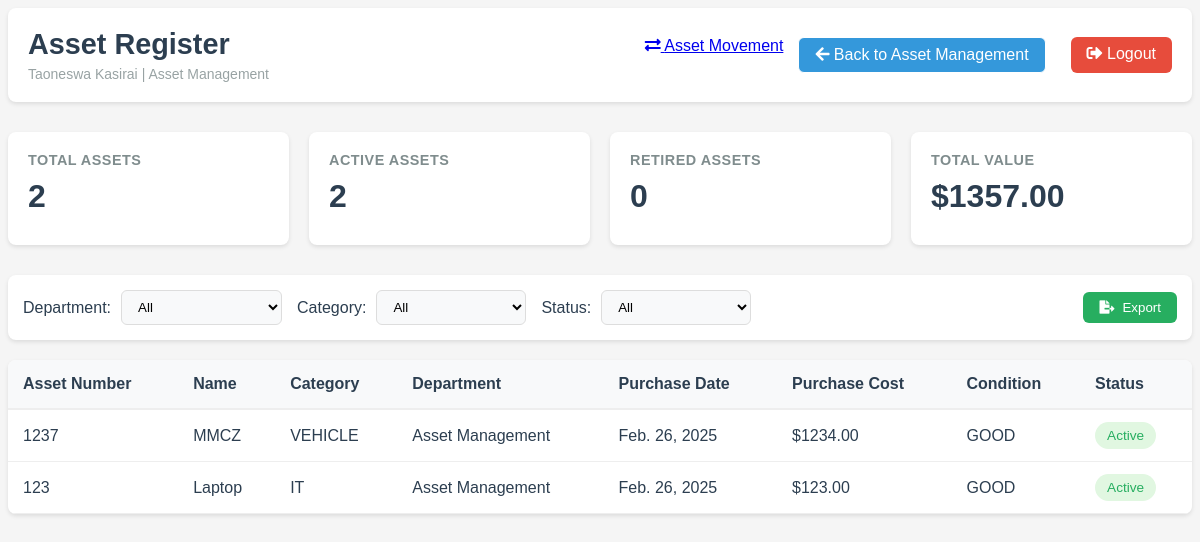
Page /asset-register/ (signed in) on the earlier database version.
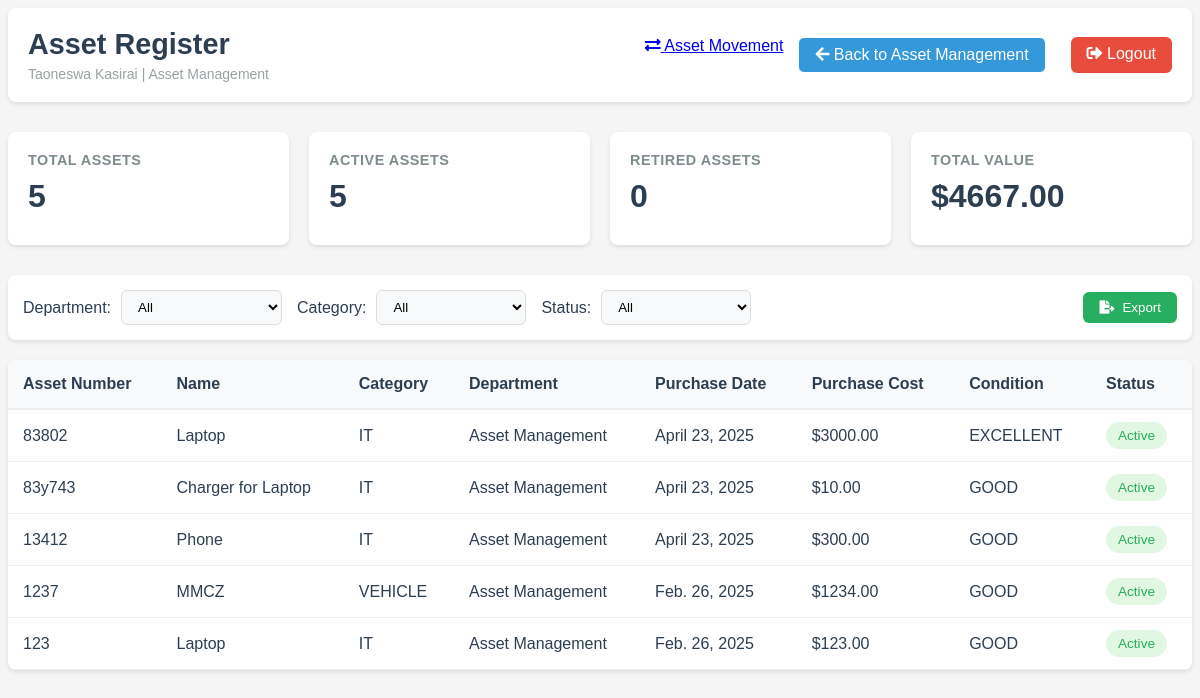
Same page on the later database version.
### myapp/models.py (models this page shows, shortened)
class Asset(models.Model):
    CONDITION_CHOICES = [
        ('NEW', 'New'),
        ('GOOD', 'Good'),
        ('FAIR', 'Fair'),
        ('POOR', 'Poor'),
        ('RETIRED', 'Retired'),
    ]
    asset_number = models.CharField(max_length=50, unique=True)
    serial_number = models.CharField(
        max_length=100, blank=True, null=True)  # Add this line
    name = models.CharField(max_length=100)
    category = models.CharField(max_length=50)
    description = models.TextField(blank=True)
    department = models.ForeignKey(
        Department, on_delete=models.SET_NULL, null=True)
    location = models.CharField(max_length=100)
    purchase_date = models.DateField()
    purchase_cost = models.DecimalField(max_digits=10, decimal_places=2)
    condition = models.CharField(max_length=10, choices=CONDITION_CHOICES)
    is_active = models.BooleanField(default=True)
    created_at = models.DateTimeField(auto_now_add=True)
    updated_at = models.DateTimeField(auto_now=True)
    is_deleted = models.BooleanField(default=False)
    deleted_at = models.DateTimeField(null=True, blank=True)
    deleted_by = models.ForeignKey(
        Employee, on_delete=models.SET_NULL, null=True, blank=True, related_name='deleted_assets')
    initiator = models.ForeignKey(
        Employee, on_delete=models.SET_NULL, null=True, related_name='initiated_assets')

class Department(models.Model):
    code = models.CharField(max_length=10, unique=True)
    name = models.CharField(max_length=100)
    description = models.TextField(blank=True)
    is_active = models.BooleanField(default=True)
    created_at = models.DateTimeField(auto_now_add=True)
    def __str__(self):
        return self.name
    class Meta:
        ordering = ['name']

### myapp/views.py (the view)
# urls.py: path('asset-register/', views.asset_register, name='asset_register'),
def asset_register(request):
    if 'employee_id' not in request.session:
        return redirect('login')
    employee = Employee.objects.get(id=request.session['employee_id'])
    assets = Asset.objects.select_related('department', 'initiator').filter(
        is_deleted=False
    ).order_by('-created_at')
    stats = {
        'total_assets': assets.count(),
        'active_assets': assets.filter(is_active=True).count(),
        'retired_assets': assets.filter(condition='RETIRED').count(),
        'total_value': sum(asset.purchase_cost for asset in assets),
    }
    return render(request, 'myapp/asset_register.html', {
        'employee': employee,
        'assets': assets,
        'stats': stats,
        'departments': Department.objects.filter(is_active=True),
    })

### myapp/templates/myapp/asset_register.html (shortened to what this page needs)
<!DOCTYPE html>
<html>
<head>
    {% load static %}
    <link rel="stylesheet" type="text/css" href="{% static 'myapp/css/style.css' %}">
    <link href="https://cdnjs.cloudflare.com/ajax/libs/font-awesome/5.15.4/css/all.min.css" rel="stylesheet">
</head>
<body>
    <div class="dashboard-header">
        <div class="user-info">
            <h1>Asset Register</h1>
            <p class="user-details">{{ employee.name }} {{ employee.surname }} | {{ employee.department }}</p>
        </div>
        <div class="header-actions">
            <a href="{% url 'asset_movement' %}" class="btn-primary">
                <i class="fas fa-exchange-alt"></i> Asset Movement
            </a>
            <a href="{% url 'asset_management' %}" class="back-button">
                <i class="fas fa-arrow-left"></i> Back to Asset Management
            </a>
            <a href="{% url 'logout' %}" class="logout-button">
                <i class="fas fa-sign-out-alt"></i> Logout
            </a>
        </div>
    </div>
    <div class="stats-grid">
        <div class="stat-card">
            <h3>Total Assets</h3>
            <div class="value">{{ stats.total_assets }}</div>
        </div>
        <div class="stat-card">
            <h3>Active Assets</h3>
            <div class="value">{{ stats.active_assets }}</div>
        </div>
        <div class="stat-card">
            <h3>Retired Assets</h3>
            <div class="value">{{ stats.retired_assets }}</div>
        </div>
        <div class="stat-card">
            <h3>Total Value</h3>
            <div class="value">${{ stats.total_value }}</div>
        </div>
    </div>
    <div class="filters">
        <div class="filter-group">
            <label>Department:</label>
            <select>
                <option value="all">All</option>
            </select>
        </div>
        <div class="filter-group">
            <label>Category:</label>
            <select>
                <option value="all">All</option>
            </select>
        </div>
        <div class="filter-group">
            <label>Status:</label>
            <select>
                <option value="all">All</option>
            </select>
        </div>
        <button class="btn-export">
            <i class="fas fa-file-export"></i> Export
        </button>
    </div>
    <table class="register-table">
        <thead>
            <tr>
                <th>Asset Number</th>
                <th>Name</th>
                <th>Category</th>
                <th>Department</th>
                <th>Purchase Date</th>
                <th>Purchase Cost</th>
                <th>Condition</th>
                <th>Status</th>
            </tr>
        </thead>
        <tbody>
            {% for asset in assets %}
            <tr>
                <td>{{ asset.asset_number }}</td>
                <td>{{ asset.name }}</td>
                <td>{{ asset.category }}</td>
                <td>{{ asset.department.name }}</td>
                <td>{{ asset.purchase_date }}</td>
                <td>${{ asset.purchase_cost }}</td>
                <td>{{ asset.condition }}</td>
                <td>
                    <span class="status-badge {% if asset.is_active %}status-active{% else %}status-inactive{% endif %}">
                        {% if asset.is_active %}Active{% else %}Inactive{% endif %}
                    </span>
                </td>
            </tr>
            {% endfor %}
        </tbody>
    </table>
</body>
</html>

Differences in the rows shown:
added Asset: asset_number "83802", name "Laptop", category "IT", department.name "Asset Management", purchase_date "April 23, 2025", purchase_cost "3000.00", condition "EXCELLENT", is_active "Active"
added Asset: asset_number "83y743", name "Charger for Laptop", category "IT", department.name "Asset Management", purchase_date "April 23, 2025", purchase_cost "10.00", condition "GOOD", is_active "Active"
added Asset: asset_number "13412", name "Phone", category "IT", department.name "Asset Management", purchase_date "April 23, 2025", purchase_cost "300.00", condition "GOOD", is_active "Active"
Other differences:
{{ stats.total_assets }}: "2" → "5"
{{ stats.active_assets }}: "2" → "5"
{{ stats.total_value }}: "1357.00" → "4667.00"
